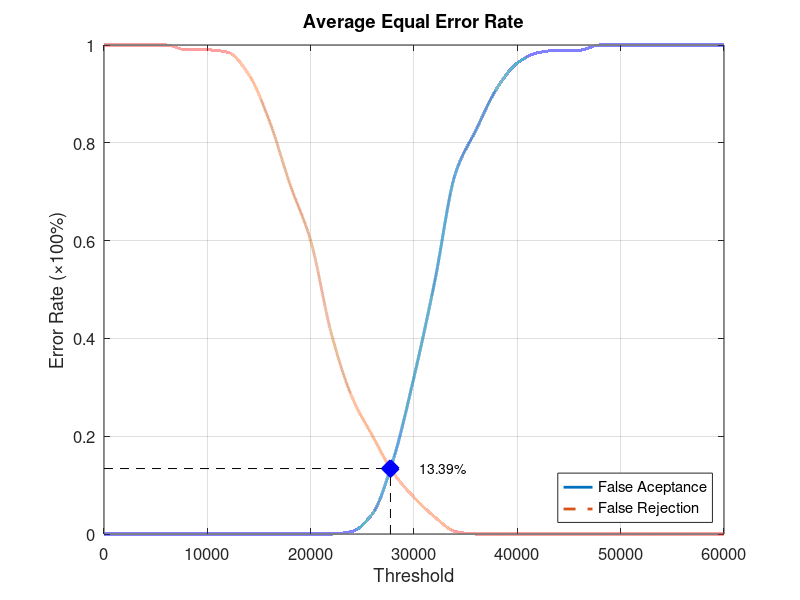
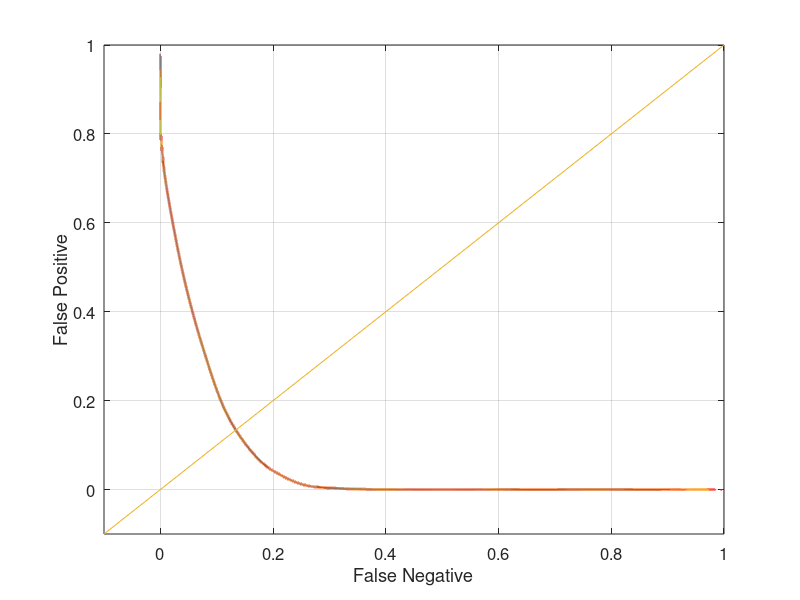

Source code (MATLAB) for these figures, in order:
function yEER = Database4_4
close all;
clear;
clc;
x = 0:2000:60000;
xq = 0:0.5:60000;

y0 = [0 0 0 0 0 0 0 0 0 0 0 0 0.00526316 0.0421053 0.152632 0.321053 0.515789 0.736842 0.826316 0.910526 0.963158 0.984211 0.989474 0.989474 1 1 1 1 1 1 1];
yy0 = interp1(x, y0, xq, 'pchip');
y1 = [1 1 1 1 0.99 0.99 0.985 0.94 0.845 0.715 0.6 0.41 0.28 0.2 0.125 0.075 0.035 0.005 0 0 0 0 0 0 0 0 0 0 0 0 0];
yy1 = interp1(x, y1, xq, 'pchip');

% Calculating EER: 
y2 = abs(y0 - y1);
find(y2 == min(y2))
yy2 = abs(yy0 - yy1);
xEER = find(yy2 == min(yy2));
xEERIndex = xq(xEER) % X-axis EER
yEER = yy0(xEER) % Y-axis EER

main = figure
plot(xq, yy0,'-','LineWidth', 2);	hold on
plot(xq, yy1,'--','LineWidth', 2);	hold on
plot([xEERIndex xEERIndex], [0 yEER], 'k--');	hold on
plot([0 xEERIndex], [yEER yEER], 'k--');	hold on
plot(xEERIndex, yEER, 'bx', 'LineWidth', 10);	hold on
text(xEERIndex + 10 * xEERIndex / 100, yEER, [num2str(round((10000 * yEER)) / 100) '%'])
legend('False Aceptance', 'False Rejection', 'Location', 'SouthEast')
xlabel('Threshold')
ylabel('Error Rate (\times100%)')
title('Average Equal Error Rate')
set(gca, 'FontSize', 12)
axis([0 60000 0 1])
grid on

print(main, 'Database4_4Main', '-dpng');
FNRxFPR = figure('Color', [1 1 1]);
plot(yy1, yy0, '-', yy1, yy0, 'LineWidth', 2);
hold on
y = -0.1:0.1:1
plot(y, y); 
set(gca, 'FontSize', 12)
xlabel('False Negative')
ylabel('False Positive')
axis([-0.1 1 -0.1 1])
set(gca, 'FontSize', 12)
grid on

print(FNRxFPR, 'Database4_4FNRxFPR','-dpng');
end
